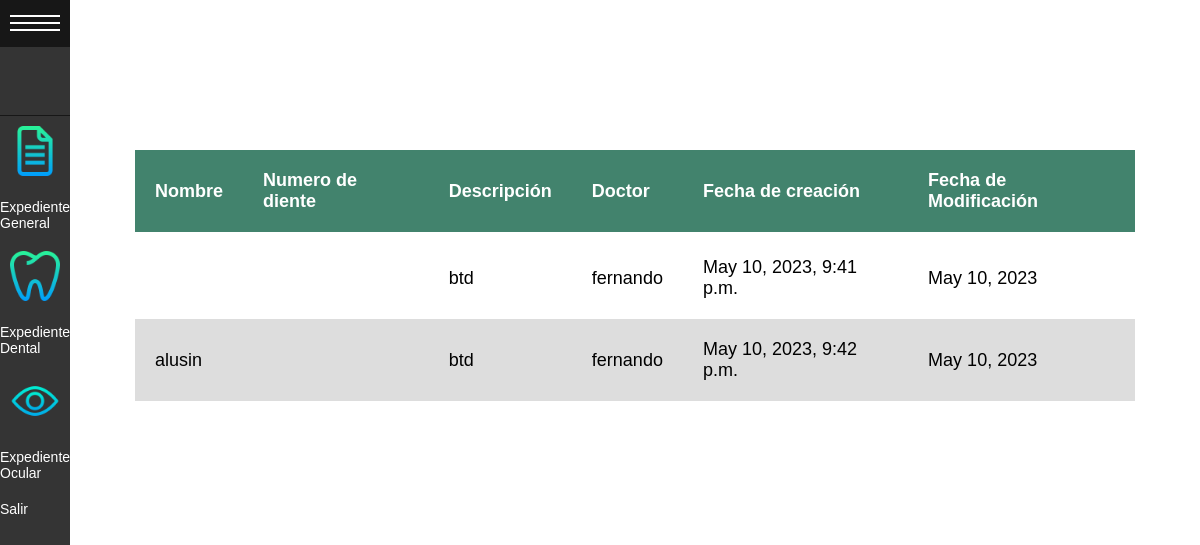
The app's page /patient/ (signed in), older data.
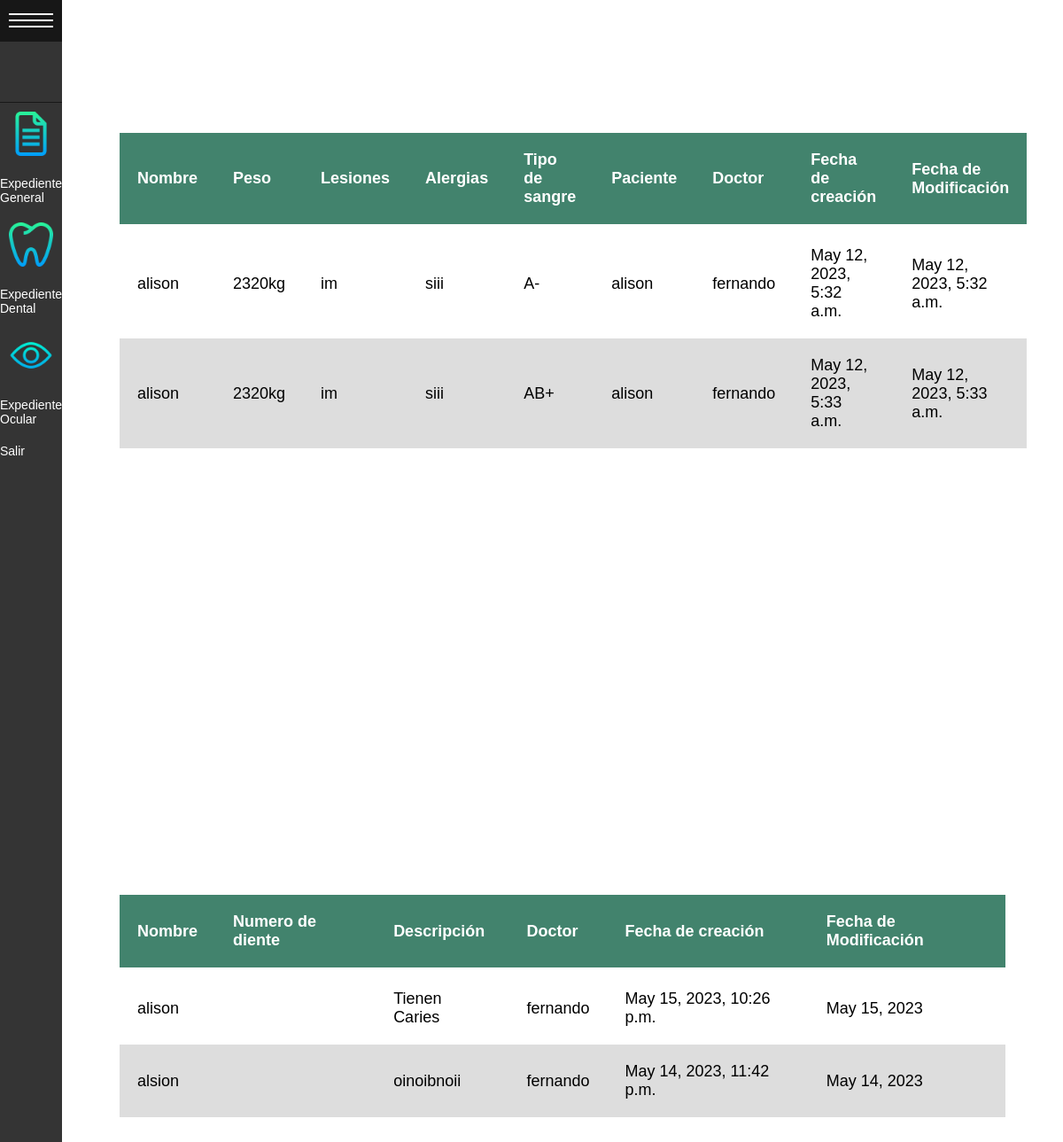
The same page, newer data.
### account/models.py (models this page shows, shortened)
class ExpedienteD(models.Model):
    idEd = models.AutoField(primary_key=True)
    nombreD = models.CharField(max_length=255, verbose_name='Nombre del paciente')
    edadD = models.CharField(max_length=255, verbose_name='Edad del paciente')
    NDiente1 = models.CharField(max_length=255, verbose_name='Nombre del diente1')
    NDiente2 = models.CharField(max_length=255, verbose_name='Nombre del diente2')
    NDiente3 = models.CharField(max_length=255, verbose_name='Nombre del diente3')
    NDiente4 = models.CharField(max_length=255, verbose_name='Nombre del diente4')
    NDiente5 = models.CharField(max_length=255, verbose_name='Nombre del diente5')
    Descripcion= models.CharField(max_length=550, verbose_name="Descripcion")
    fechaD=models.DateTimeField(auto_now_add=True)
    fecha_actD=models.DateField(auto_now=True)
    idPg = models.ForeignKey(User, blank=True, on_delete=models.CASCADE, verbose_name='Usuario paciente', related_name='paciented')
    idDd = models.ForeignKey(User, blank=True, on_delete=models.CASCADE, verbose_name='Usuario doctor', related_name='doctord')
    class Meta:
        ordering=('nombreD',)

class User (AbstractUser):
    is_admin = models.BooleanField(default=False)
    is_patient = models.BooleanField(default=False)
    is_doctor = models.BooleanField(default=False)

class ExpedienteG(models.Model):
    idEg = models.AutoField(primary_key=True)
    nombreG = models.CharField(max_length=255, verbose_name='Nombre del paciente')
    edadG = models.CharField(max_length=255, verbose_name='Edad del paciente')
    peso = models.CharField(max_length=20, verbose_name='Talla')
    operaciones = models.CharField(max_length=255, verbose_name='Operaciones')
    lesiones=models.CharField(max_length=255, verbose_name='Lesiones')
    alergias=models.CharField(max_length=255, verbose_name='Alergias')
    enfermedades=models.CharField(max_length=255, verbose_name='Enfermedades')
    tipoSangre=models.CharField(max_length=255, verbose_name='Tipo de Sangre')
    fecha=models.DateTimeField(auto_now_add=True)
    fecha_actG=models.DateTimeField(auto_now=True)
    idPg = models.ForeignKey(User, blank=True, on_delete=models.CASCADE, verbose_name='Usuario paciente', related_name='paciente')
    idDg = models.ForeignKey(User, blank=True, on_delete=models.CASCADE, verbose_name='Usuario doctor', related_name='doctor')
    class Meta:
        ordering=('nombreG',)

### account/views.py (the view)
# urls.py: path('patient/', views.viewExpediente, name='patient'),
def viewExpediente(request):
    user_id = request.user.id
    expediente = ExpedienteG.objects.filter(idPg = user_id)
    expediented = ExpedienteD.objects.filter(idPg = user_id)
    expedienteo = ExpedienteO.objects.filter(idPg = user_id)
    context = {
        "expediente": expediente,
        "expedienteo": expedienteo,
        "expediented": expediented,
    }
    return render (request, "account/patient.html", context)

### MedicDataProject/account/templates/account/patient.html (shortened to what this page needs)
{% load static %}
<!DOCTYPE html>
<html>
<head>
  <link rel="stylesheet" href="{% static 'sidemenu.css' %}">
  <link rel="stylesheet" href="{% static 'tabla.css' %}">
</head>
<body>
  <div id="sidemenu" class="menu-collapsed">
    <div id="header">
      <div id="menu-btn">
        <div class="btn-hamburger"></div>
        <div class="btn-hamburger"></div>
        <div class="btn-hamburger"></div>
      </div>
    </div>
    <div id="profile">
      <div id="photo"><img src="{{request.user.perfil.profile_pic.url}}" alt="">
      </div>
    </div>
    <div id="menu-items">
      <div class="item">
        <a href="#general">
          <div class="icon"><img src="{% static 'expediente.png' %}" alt=""></div>
          <div class="title"><span>Expediente General</span></div>
        </a>
      </div>
      <div class="item">
        <a href="#dental">
          <div class="icon"><img src="{% static 'diente.png' %}" alt=""></div>
          <div class="title"><span>Expediente Dental</span></div>
        </a>
      </div>
      <div class="item">
        <a href="#ocular">
          <div class="icon"><img src="{% static 'ver.png' %}" alt=""></div>
          <div class="title"><span>Expediente Ocular</span></div>
        </a>
      </div>
      <div class="item">
        <a href="/logout/">
          <div class="title"><span>Salir</span></div>
        </a>
      </div>
    </div>
  </div>
  <div id="main-container">
    {% if expediente %}
    <table class="tablegeneral" id="general">
      <thead>
        <tr>
          <th scope="col">Nombre</th>
          <th scope="col">Peso</th>
          <th scope="col">Lesiones</th>
          <th scope="col">Alergias</th>
          <th scope="col">Tipo de sangre</th>
          <th scope="col">Paciente</th>
          <th scope="col">Doctor</th>
          <th scope="col">Fecha de creación</th>
          <th scope="col">Fecha de Modificación</th>
        </tr>
      </thead>
      <tbody>
        {% for expediente in expediente %}
        <tr>
          <td scope="row"> {{ expediente.nombreG }} </th>
          <td>{{ expediente.peso }}</td>
          <td>{{ expediente.lesiones }}</td>
          <td>{{ expediente.alergias }}</td>
          <td>{{ expediente.tipoSangre }}</td>
          <td>{{ expediente.idPg }}</td>
          <td>{{ expediente.idDg }}</td>
          <td>{{ expediente.fecha }}</td>
          <td>{{ expediente.fecha_actG }}</td>
        </tr>
        {% endfor %}
      </tbody>
    </table>
    <br><br><br><br><br><br><br><br><br><br><br><br><br><br><br><br><br><br><br><br><br><br><br><br>
    {% endif %}
    <div>
      {% if expediented %}
      <table class="tabledental" id="dental">
        <thead>
          <tr>
            <th scope="col">Nombre</th>
            <th scope="col">Numero de diente</th>
            <th scope="col">Descripción</th>
            <th scope="col">Doctor</th>
            <th scope="col">Fecha de creación</th>
            <th scope="col">Fecha de Modificación</th>
          </tr>
        </thead>
        <tbody>
          {% for expediented in expediented %}
          <tr>
            <td scope="row"> {{ expediented.nombreD }}</th>
            <td>{{ expediented.NDiente }}</td>
            <td>{{ expediented.Descripcion }}</td>
            <td>{{ expediented.idDd }}</td>
            <td>{{ expediented.fechaD }}</td>
            <td>{{ expediented.fecha_actD }}</td>
          </tr>
          {% endfor %}
        </tbody>
      </table>
      {% endif %}
    </div>
    <br><br><br><br><br><br><br><br><br><br><br><br><br><br><br><br><br><br><br><br><br><br><br><br><br><br><br><br><br>
  </div>
</body>
</html>

### account/static/sidemenu.css (style rules this page uses)
:root { --width: 300px; --padding: 10px; --bgcolor: rgb(52, 52, 52); --hovercolor: rgb(23, 23, 23); --width-collapsed: 70px; }
body { background-color: #fff; font-family: Arial, Helvetica, sans-serif; font-size: 18px; padding: 0; margin: 0; margin-left: var(--width-collapsed); }
#sidemenu { background-color: var(--bgcolor); color: white; position: fixed; height: 100%; left: 0; top: 0; }
#sidemenu a { color: white; text-decoration: none; }
#sidemenu #header { box-sizing: border-box; border-bottom: solid 1px var(--hovercolor); }
#sidemenu #header #title, #sidemenu #header #menu-btn { vertical-align: middle; }
#sidemenu #header #menu-btn { display: inline-block; }
#sidemenu #header #menu-btn { cursor: pointer; padding: 10px; width: var(--width-collapsed); box-sizing: border-box; }
#sidemenu #header #menu-btn .btn-hamburger { background-color: #fff; width: 100%; height: 2px; margin: 5px 0; }
#sidemenu #profile { border-bottom: solid 1px var(--hovercolor); padding: var(--padding); text-align: center; }
#sidemenu #profile #photo { box-sizing: border-box; padding: var(--padding); margin: 0 auto; }
#sidemenu #profile #photo, #sidemenu #profile #name { font-size: 24px; padding: var(--padding) 0; overflow: hidden; }
#sidemenu #menu-items { overflow: hidden; }
#sidemenu #menu-items .item .icon { display: inline-block; }
#sidemenu #menu-items .item .icon, #sidemenu #menu-items .item .title { font-size: 14px; vertical-align: middle; overflow: hidden; display: inline-block; }
#sidemenu #menu-items .item a { display: block; }
#sidemenu #menu-items .item .icon { box-sizing: border-box; padding: var(--padding); width: var(--width-collapsed); }
#sidemenu #menu-items .item .icon img { width: 100%; }
#sidemenu #menu-items .item .title { padding: var(--padding) 0; }
.menu-collapsed { width: var(--width-collapsed); }
.menu-collapsed .item { width: 100px; }

### account/static/tabla.css (style rules this page uses)
body { background-color: white; font-family: Arial; }
#main-container { margin: 150px auto; width: 1000px; }
.tablegeneral { width: 100%; background-color: white; border-collapse: collapse; text-align: left; }
th, td { padding: 20px; }
thead { background-color: rgb(66, 131, 109); border-bottom: solid 5px; color: white }
tr:nth-child(even) { background-color: #ddd; }
.tabledental { width: 100%; background-color: white; border-collapse: collapse; text-align: left; }

Row changes from the older to the newer data that the page shows:
removed ExpedienteD: Descripcion "btd", idDd "fernando", fechaD "May 10, 2023, 9:41 p.m.", fecha_actD "May 10, 2023"
removed ExpedienteD: nombreD "alusin", Descripcion "btd", idDd "fernando", fechaD "May 10, 2023, 9:42 p.m.", fecha_actD "May 10, 2023"
added ExpedienteG: nombreG "alison", peso "2320kg", lesiones "im", alergias "siii", tipoSangre "A-", idPg "alison", idDg "fernando", fecha "May 12, 2023, 5:32 a.m.", fecha_actG "May 12, 2023, 5:32 a.m."
added ExpedienteG: nombreG "alison", peso "2320kg", lesiones "im", alergias "siii", tipoSangre "AB+", idPg "alison", idDg "fernando", fecha "May 12, 2023, 5:33 a.m.", fecha_actG "May 12, 2023, 5:33 a.m."
added ExpedienteD: nombreD "alison", Descripcion "Tienen Caries", idDd "fernando", fechaD "May 15, 2023, 10:26 p.m.", fecha_actD "May 15, 2023"
added ExpedienteD: nombreD "alsion", Descripcion "oinoibnoii", idDd "fernando", fechaD "May 14, 2023, 11:42 p.m.", fecha_actD "May 14, 2023"
Text that changed along with them:
text now shown: "Nombre Peso Lesiones Alergias Tipo de sangre Paciente Doctor Fecha de creación Fecha de Modificación"
